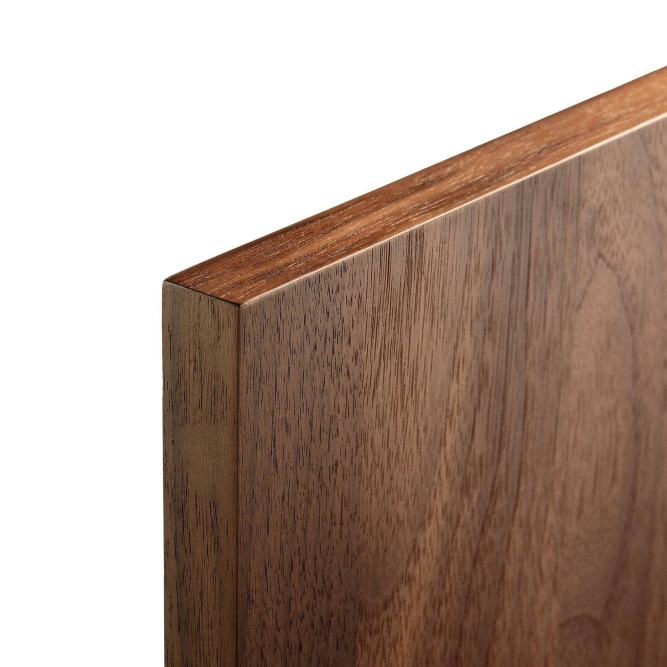
#> input picture fratelli-moveis-cinematic-final/tools/ref/26.jpg, 2000 x 2000 px (shown at 1/3 size)
$ python prepare-reimaginada.py
#> lines starting #> are read from the running program, lines starting #| are printed output that depends on the picture
#!/usr/bin/env python3
# -*- coding: utf-8 -*-
"""
Prepara as imagens da secao ARCHITECTURAL REVEAL.

Duas imagens, e as duas foram dimensionadas por MEDICAO, nao por gosto.

1. A MADEIRA (tools/ref/26.jpg)

   Fotografia real de uma folha de nogueira, enviada pelo cliente como
   referencia de material. Medindo a nitidez em faixas de 100 px (desvio
   do laplaciano vertical), ela cai de 13,6 em x=700 para 3,0 a partir de
   x=1400: a foto tem profundidade de campo curta e so a faixa esquerda
   esta em foco.

   Entao o recorte vai ate x=1560 e nao ate a borda. O painel nasce com
   840 px de largura, o que sustenta ~420 px de tela em densidade 2x.
   E por isso que a cena 01 abre num quadro ESTREITO: nao e estilo, e o
   que a fotografia aguenta sem ficar mole.

   ATENCAO: imagem de procedencia nao confirmada. Ver PENDENCIAS.md.

2. O CLOSET (tools/source/closet.jpg)

   O original tem 1600x943 -- so 4% maior que o que a V9 ja entregava.
   NAO EXISTE arquivo de maior resolucao neste projeto, e nao ha nenhum
   super-resolutor no ambiente (sem torch, sem dnn_superres). Portanto
   nao ha restauracao a fazer: ampliar seria inventar detalhe.

   O que da para fazer e aproveitar os 60 px que a V9 descartava no
   recorte e entregar 1570 de largura. Com o quadro limitado a 820 px de
   tela, isso da 1,91x de densidade -- praticamente 2x.

Requer: opencv-python-headless, numpy, pillow.
Uso: python3 tools/prepare-reimaginada.py
"""
import os
import cv2
import numpy as np
from PIL import Image

RAIZ = os.path.dirname(os.path.dirname(os.path.abspath(__file__)))
SAIDA = os.path.join(RAIZ, 'assets', 'images')


def acabamento(bgr, forca):
    """Limpa ruido de compressao e devolve microcontraste. Nao inventa
    detalhe: e um filtro de acabamento, e com forca 0 nao faz nada."""
    if forca <= 0:
        return bgr
    limpo = cv2.bilateralFilter(bgr, 5, 28, 9)
    borrado = cv2.GaussianBlur(limpo, (0, 0), 1.1)
    nitido = cv2.addWeighted(limpo, 1 + 0.55 * forca, borrado, -0.55 * forca, 0)
    return np.clip(nitido, 0, 255).astype(np.uint8)


def gravar(img_rgb, nome, larguras, qualidade=84):
    base = Image.fromarray(img_rgb)
    for w in larguras:
        h = round(base.height * w / base.width)
        r = base.resize((w, h), Image.LANCZOS)
        alvo = os.path.join(SAIDA, '%s-%d' % (nome, w))
        r.save(alvo + '.jpg', quality=qualidade, optimize=True, progressive=True)
        r.save(alvo + '.webp', quality=qualidade, method=6)
        try:
            r.save(alvo + '.avif', quality=qualidade - 8)
        except Exception:
            pass
        print('   %-34s %dx%d' % (os.path.basename(alvo), w, h))


def main():
    print('MADEIRA — nogueira, recorte dentro da zona em foco')
    src = cv2.imread(os.path.join(RAIZ, 'tools', 'ref', '26.jpg'))
#> src is the input picture: shape (2000, 2000, 3); mean B, G, R 149.6, 160.6, 180.1
    corte = src[870:1995, 700:1560]          # 860 x 1125
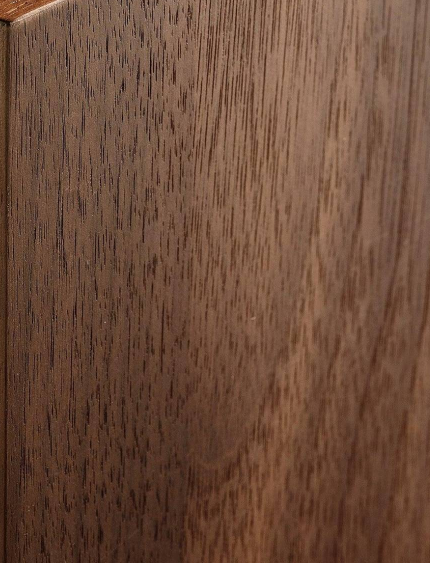
#> corte: shape (1125, 860, 3) (shown at 1/2 size); mean B, G, R 58.6, 76.5, 109.5
    corte = acabamento(corte, 0.35)
    gravar(cv2.cvtColor(corte, cv2.COLOR_BGR2RGB), 'material-nogueira',
           [840, 560, 420, 300], 86)
#> the loop in gravar, `for w in larguras:` made 4 passes
#> pass 1, in gravar, `r = base.resize((w, h), Image.LANCZOS)`:
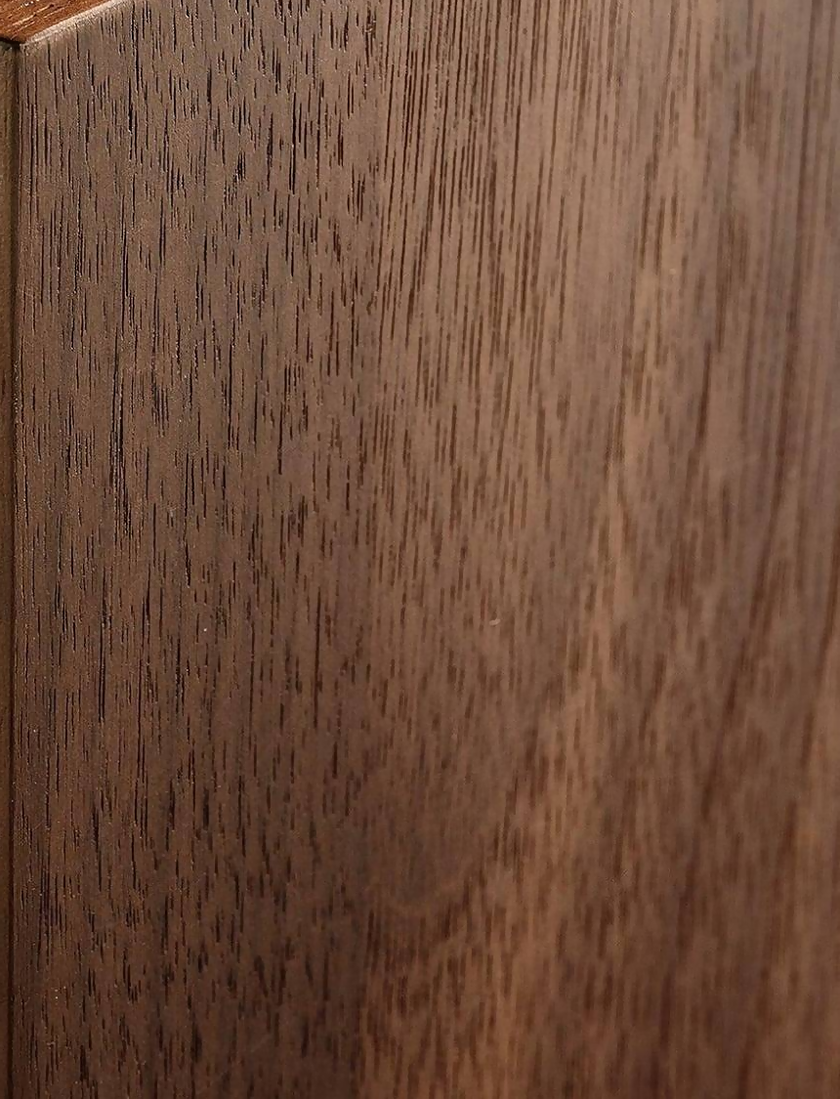
#> r: PIL image 840x1099 RGB; mean R, G, B 109.5, 76.5, 58.6

    print('CLOSET — reenquadrado a partir do original de 1600x943')
    src = cv2.imread(os.path.join(RAIZ, 'tools', 'source', 'closet.jpg'))
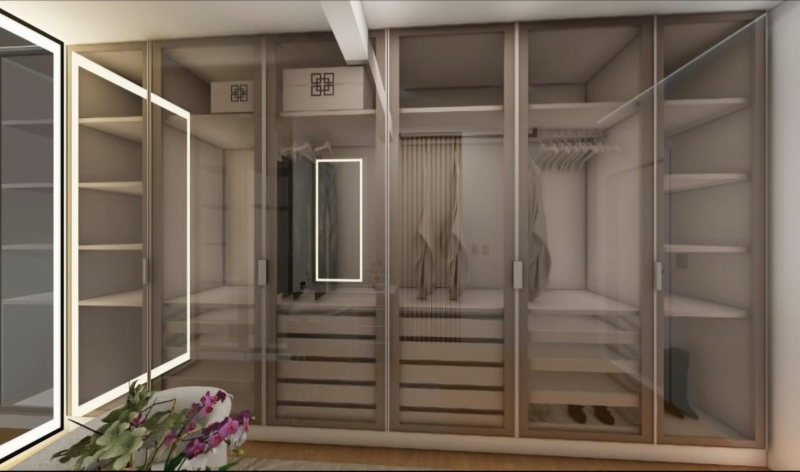
#> input picture fratelli-moveis-cinematic-final/tools/source/closet.jpg, 1600 x 943 px (shown at 1/2 size)
#> src is the input picture: shape (943, 1600, 3); mean B, G, R 90.8, 103.4, 116.9
    # 16:9 aproveitando toda a largura util do original
    corte = src[26:909, 20:1590]             # 1570 x 883
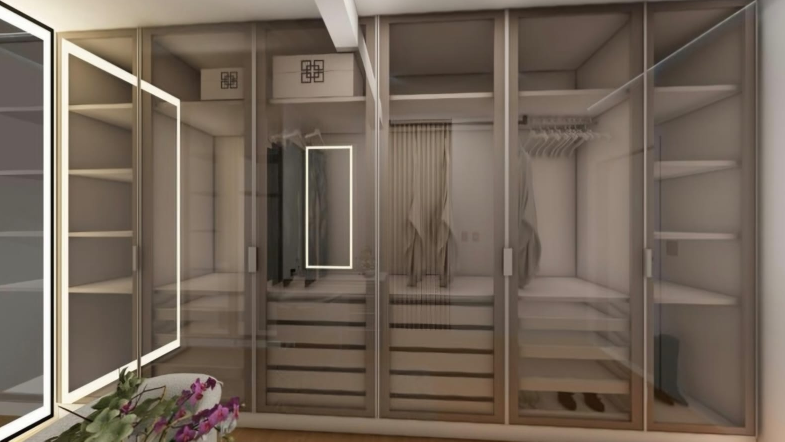
#> corte: shape (883, 1570, 3) (shown at 1/2 size); mean B, G, R 89.3, 101.7, 115.2
    corte = acabamento(corte, 0.55)
    gravar(cv2.cvtColor(corte, cv2.COLOR_BGR2RGB), 'reveal-closet',
           [1570, 1200, 900, 600, 400], 84)
#> the loop in gravar (call 2), `for w in larguras:` made 5 passes
#|    reveal-closet-1570                 1570x883
#|    reveal-closet-1200                 1200x675
#|    reveal-closet-900                  900x506
#|    reveal-closet-600                  600x337
#|    reveal-closet-400                  400x225
#> pass 2, in gravar (call 2), `r = base.resize((w, h), Image.LANCZOS)`:
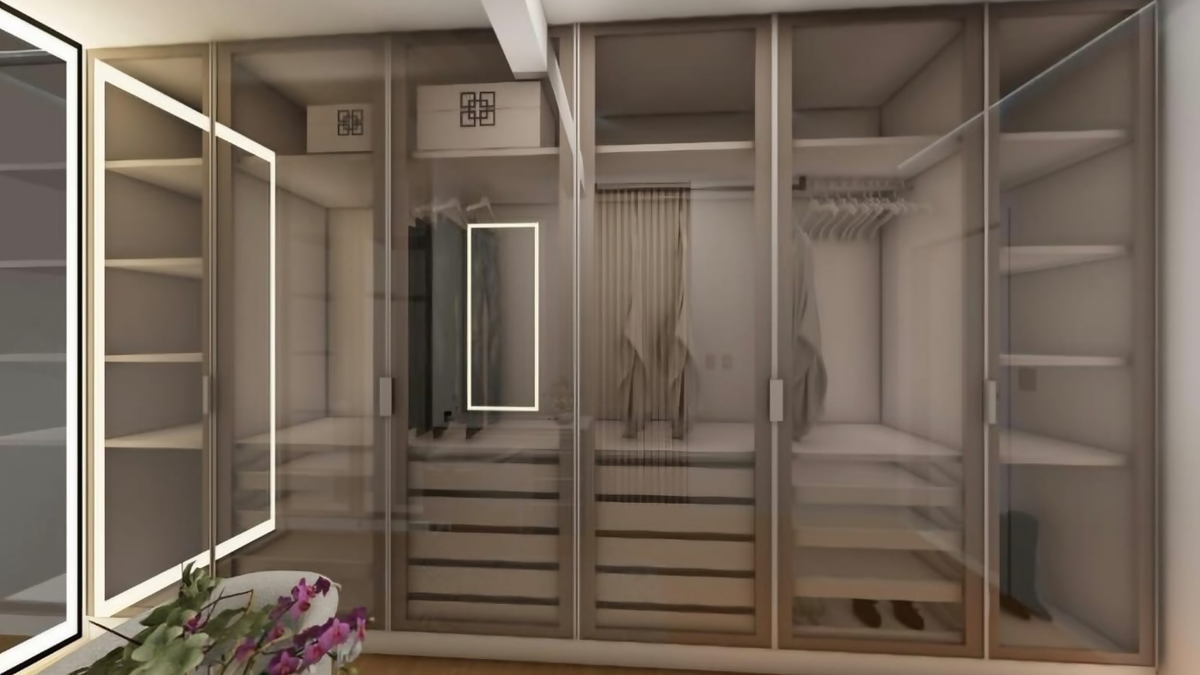
#> r: PIL image 1200x675 RGB; mean R, G, B 115.2, 101.7, 89.3


if __name__ == '__main__':
    main()
